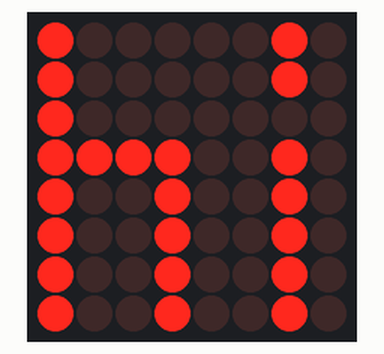
Recording of a sketch running on a simulated Arduino Uno, built with avr-gcc and run on an emulated ATmega328P. On the bench: 8×8 LED matrix.

Above: at 0.1 s.
At 2.1 s:
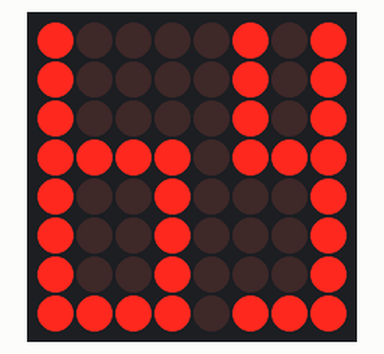

The sketch:

arduino_practice2.ino
```cpp
#include "LedControl.h"
LedControl lc=LedControl(12,11,10,1);
byte hi[8] = {
  B10000010,
  B10000010,
  B10000000,
  B11110010,
  B10010010,
  B10010010,
  B10010010,
  B10010010};
byte by[8] = {
  B10000101,
  B10000101,
  B10000101,
  B11110111,
  B10010001,
  B10010001,
  B10010001,
  B11110111};

void setup() {
  lc.shutdown(0,false);
  lc.setIntensity(0,3);
  lc.clearDisplay(0);
}
void loop() {
  for(int i=0; i<8; i++)
  {
    lc.setRow(0,i,hi[i]); //matrix한행에 led제어(matrix번호,출력 행, 데이터)
}
delay(2000); //딜레이 구문이 밖에 있으므로 한번에 동시에 뜨고 2초딜레이 후 다음 글자 뜸

  for(int i=0; i<8; i++)
  {
    lc.setRow(0,i,by[i]); //matrix한행에 led제어(matrix번호,출력 행, 데이터)
}
delay(2000);
}
```

Measured:
- what the display in image 1 shows lasts 2.0 s, from 2.0 s to 4.0 s
